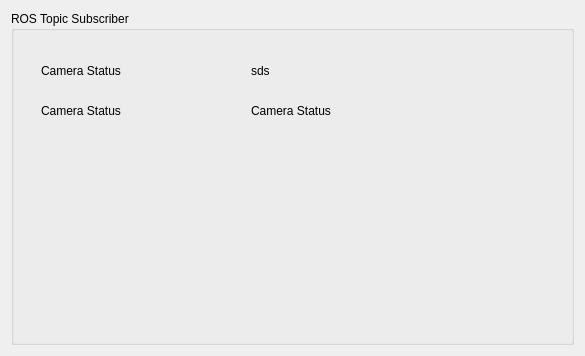
<?xml version="1.0" encoding="UTF-8"?>
<ui version="4.0">
 <class>Infratec</class>
 <widget class="QWidget" name="Infratec">
  <property name="geometry">
   <rect>
    <x>0</x>
    <y>0</y>
    <width>585</width>
    <height>356</height>
   </rect>
  </property>
  <property name="windowTitle">
   <string>Infratec Thermal Camera</string>
  </property>
  <layout class="QVBoxLayout" name="verticalLayout" stretch="0">
   <item>
    <widget class="QGroupBox" name="groupBox_2">
     <property name="title">
      <string>ROS Topic Subscriber</string>
     </property>
     <widget class="QLabel" name="lblStatus">
      <property name="geometry">
       <rect>
        <x>30</x>
        <y>50</y>
        <width>119</width>
        <height>19</height>
       </rect>
      </property>
      <property name="text">
       <string>Camera Status</string>
      </property>
     </widget>
     <widget class="QLabel" name="lblStatus_2">
      <property name="geometry">
       <rect>
        <x>240</x>
        <y>50</y>
        <width>119</width>
        <height>19</height>
       </rect>
      </property>
      <property name="text">
       <string>sds</string>
      </property>
     </widget>
     <widget class="QLabel" name="lblStatus_3">
      <property name="geometry">
       <rect>
        <x>30</x>
        <y>90</y>
        <width>119</width>
        <height>19</height>
       </rect>
      </property>
      <property name="text">
       <string>Camera Status</string>
      </property>
     </widget>
     <widget class="QLabel" name="lblStatus_4">
      <property name="geometry">
       <rect>
        <x>240</x>
        <y>90</y>
        <width>119</width>
        <height>19</height>
       </rect>
      </property>
      <property name="text">
       <string>Camera Status </string>
      </property>
     </widget>
    </widget>
   </item>
  </layout>
 </widget>
 <resources/>
 <connections/>
</ui>
